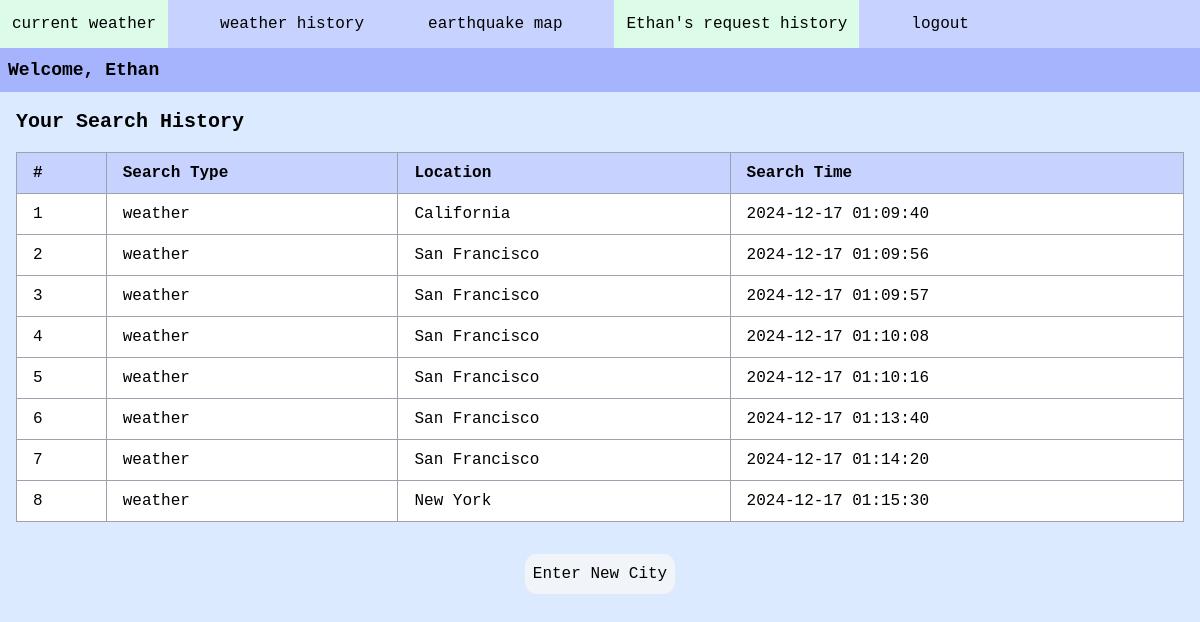
The app's page /user_history (signed in) with its own data.
### tables this page shows
CREATE TABLE users (user_id INTEGER PRIMARY KEY AUTOINCREMENT, username TEXT, password TEXT, created_at TEXT, last_login TEXT);

CREATE TABLE userHistory (history_id INTEGER PRIMARY KEY AUTOINCREMENT, user_id INTEGER, search_type TEXT, location_name TEXT, search_time TEXT);

### __init__.py (the view)
@app.route("/user_history")
def user_history():
    if 'username' not in session:
        return redirect("/login")
    print(db.getTableData("users", "username", session['username'])[0])
    history_data = db.getAllHistory(db.getTableData("users", "username", session['username'])[0])
    return render_template("user_history.html", username=session['username'], history=history_data)

### db.py (called while the page is built)
def getTableData(table, valueType, value):
    db = sqlite3.connect(DB_FILE, check_same_thread=False)
    c = db.cursor()
    c.execute("SELECT * FROM " + table + " WHERE " + valueType + " = ?", (value,))
    result = c.fetchone()
    db.close()
    if result:
        return result
    else:
        return -1

def getAllHistory(userID):
    db = sqlite3.connect(DB_FILE, check_same_thread=False)
    c = db.cursor()
    c.execute("SELECT * FROM userHistory WHERE user_id = ?", (userID,))
    result = c.fetchall()
    db.close()
    if result:
        return result
    else:
        return -1

### templates/user_history.html (shortened to what this page needs)
<!DOCTYPE html>
<html lang="en" dir="ltr">
  <head>
      <script src="https://cdn.tailwindcss.com"></script>
  </head>
  <body class="font-mono bg-blue-100">
    <ul class="flex bg-indigo-200 space-x-10 h-12 items-center">
        <li><a class="flex hover:bg-green-100 p-3" href="/">current weather</a></li>
        <li><a class="flex hover:bg-green-100 p-3" href="/history">weather history</a></li>
        <li><a class="flex hover:bg-green-100 p-3" href="/earthquake">earthquake map</a></li>
        <li><a class="bg-green-100 flex hover:bg-green-100 p-3" href="/user_history">{{ username }}'s request history</a></li>
        <li><a class="flex hover:bg-green-100 p-3" href="/logout">logout</a></li>
    </ul>
    <h1 class="p-2 bg-indigo-300 text-lg font-bold">Welcome, {{ username }}</h1>
    <div class="p-4">
      <h2 class="text-xl font-semibold mb-4">Your Search History</h2>
      {% if history %}
      <div class="overflow-x-auto">
        <table class="table-auto border-collapse border border-gray-400 w-full bg-white">
          <thead class="bg-indigo-200">
            <tr>
              <th class="border border-gray-400 px-4 py-2 text-left">#</th>
              <th class="border border-gray-400 px-4 py-2 text-left">Search Type</th>
              <th class="border border-gray-400 px-4 py-2 text-left">Location</th>
              <th class="border border-gray-400 px-4 py-2 text-left">Search Time</th>
            </tr>
          </thead>
          <tbody>
            {% for entry in history %}
            <tr class="hover:bg-gray-200">
              <td class="border border-gray-400 px-4 py-2">{{ entry[0] }}</td>
              <td class="border border-gray-400 px-4 py-2">{{ entry[2] }}</td>
              <td class="border border-gray-400 px-4 py-2">{{ entry[3] }}</td>
              <td class="border border-gray-400 px-4 py-2">{{ entry[4] }}</td>
            </tr>
            {% endfor %}
          </tbody>
        </table>
      </div>
      {% else %}
      <p class="p-3 bg-red-100 rounded-lg">No search history found.</p>
      {% endif %}
    </div>
    <div class="flex justify-center mt-4">
      <a href="/new_city">
        <button class="box-border p-2 bg-slate-100 rounded-xl hover:bg-fuchsia-300" type="button">Enter New City</button>
      </a>
    </div>
  </body>
</html>

### records on screen
users: username "Ethan"
userHistory: history_id "1", search_type "weather", location_name "California", search_time "2024-12-17 01:09:40"
userHistory: history_id "2", search_type "weather", location_name "San Francisco", search_time "2024-12-17 01:09:56"
userHistory: history_id "3", search_type "weather", location_name "San Francisco", search_time "2024-12-17 01:09:57"
userHistory: history_id "4", search_type "weather", location_name "San Francisco", search_time "2024-12-17 01:10:08"
userHistory: history_id "5", search_type "weather", location_name "San Francisco", search_time "2024-12-17 01:10:16"
userHistory: history_id "6", search_type "weather", location_name "San Francisco", search_time "2024-12-17 01:13:40"
userHistory: history_id "7", search_type "weather", location_name "San Francisco", search_time "2024-12-17 01:14:20"
userHistory: history_id "8", search_type "weather", location_name "New York", search_time "2024-12-17 01:15:30"
